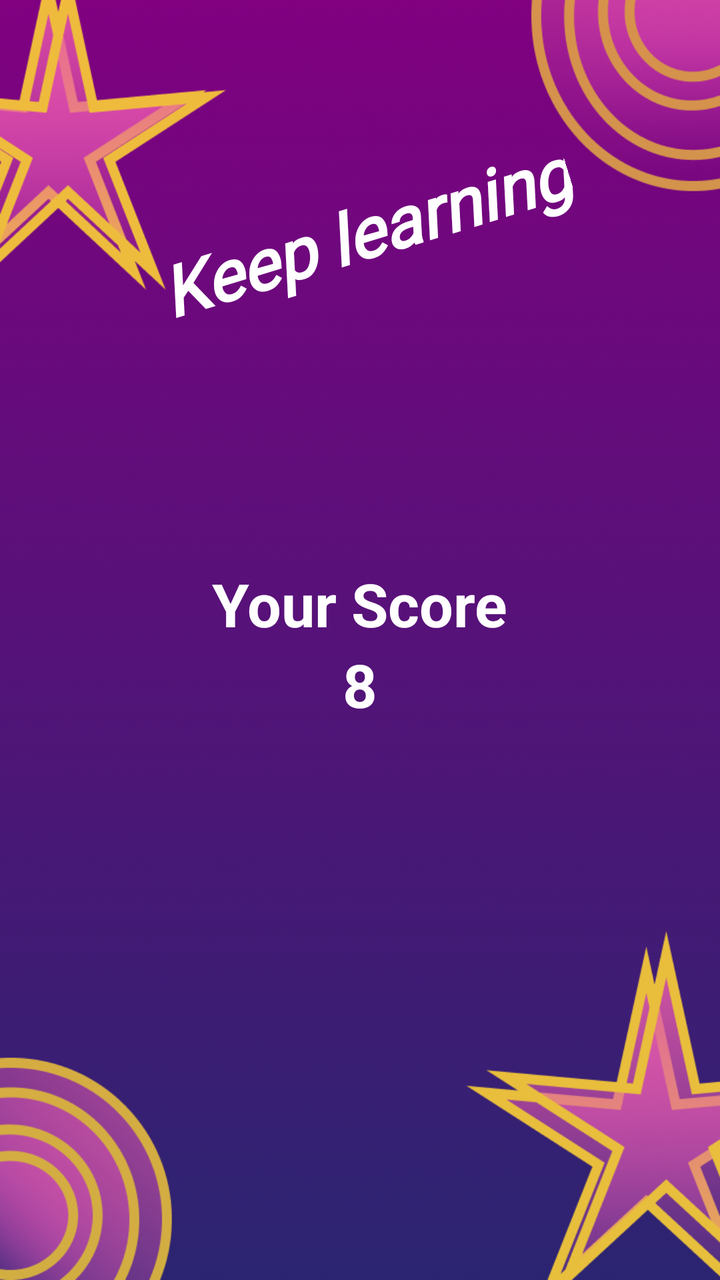
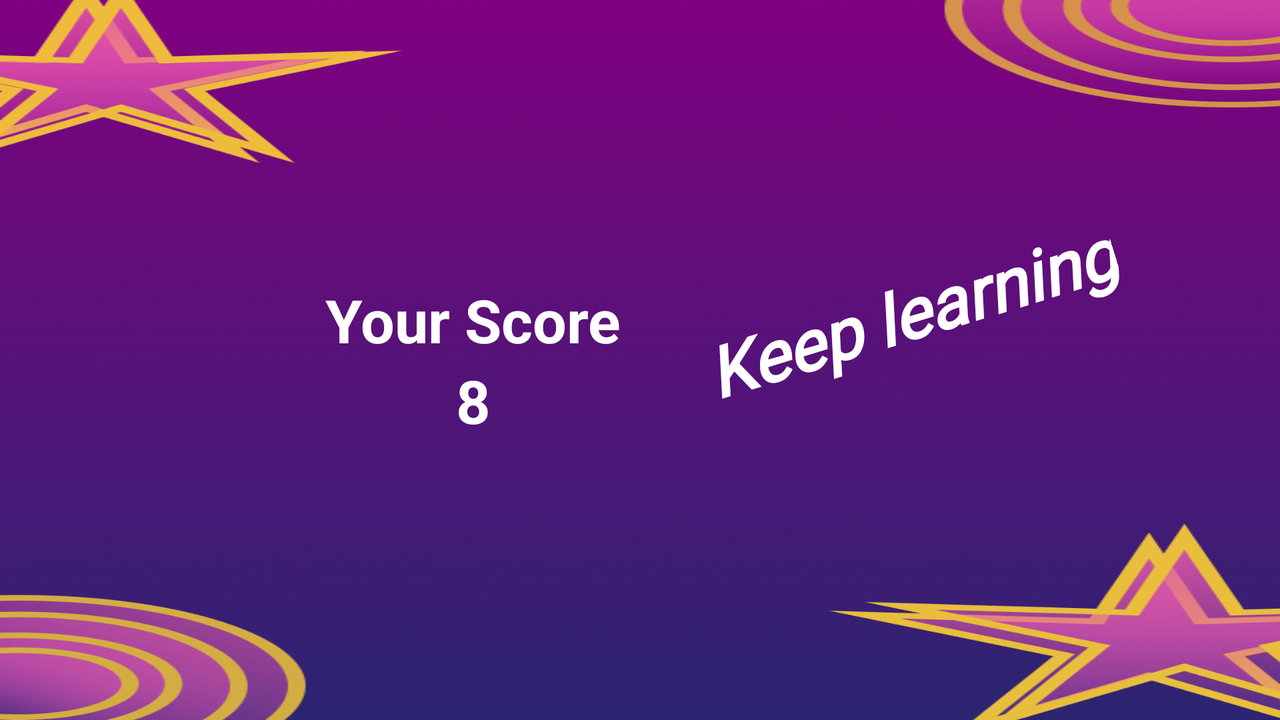

Compare how this app lays out the same screen by default and in its alternative resource folder. The renders come first, then the two layout files and the values they reference.
<!-- AndroidManifest.xml: application theme Theme.Quiz -->
<!-- res/layout/fragment_scrore_screen.xml -->
<?xml version="1.0" encoding="utf-8"?>
<androidx.constraintlayout.widget.ConstraintLayout xmlns:android="http://schemas.android.com/apk/res/android"
    xmlns:app="http://schemas.android.com/apk/res-auto"
    xmlns:tools="http://schemas.android.com/tools"
    android:layout_width="match_parent"
    android:layout_height="match_parent"
    android:background="@drawable/purple_bg"
    tools:context=".ui.score.ScoreScreen">


    <TextView
        android:id="@+id/score_label"
        android:layout_width="wrap_content"
        android:layout_height="wrap_content"
        android:text="@string/your_score"
        android:textColor="@color/white"
        android:textSize="30sp"
        android:textStyle="bold"
        app:layout_constraintBottom_toTopOf="@+id/final_score"
        app:layout_constraintEnd_toEndOf="@+id/view2"
        app:layout_constraintStart_toStartOf="@+id/view2"
        app:layout_constraintTop_toBottomOf="@+id/view2" />

    <TextView
        android:id="@+id/final_score"
        android:layout_width="wrap_content"
        android:layout_height="wrap_content"
        android:textColor="@color/white"
        android:textSize="30sp"
        android:textStyle="bold"
        app:layout_constraintBottom_toTopOf="@+id/replay"
        app:layout_constraintEnd_toEndOf="@+id/score_label"
        app:layout_constraintStart_toStartOf="@+id/score_label"
        app:layout_constraintTop_toBottomOf="@+id/score_label"
        tools:text="8" />

    <View
        android:id="@+id/view2"
        android:layout_width="100dp"
        android:layout_height="100dp"
        android:layout_marginStart="8dp"
        android:layout_marginTop="8dp"
        android:layout_marginEnd="8dp"
        android:background="@drawable/trophy"
        app:layout_constraintBottom_toTopOf="@+id/score_label"
        app:layout_constraintEnd_toEndOf="parent"
        app:layout_constraintStart_toStartOf="parent"
        app:layout_constraintTop_toTopOf="parent"
        app:layout_constraintVertical_chainStyle="packed" />

    <View
        android:id="@+id/replay"
        android:layout_width="80dp"
        android:layout_height="80dp"
        android:layout_marginTop="16dp"
        android:layout_marginBottom="8dp"
        android:background="@drawable/replay_btn_background"
        app:layout_constraintBottom_toBottomOf="parent"
        app:layout_constraintEnd_toEndOf="@+id/final_score"
        app:layout_constraintStart_toStartOf="@+id/final_score"
        app:layout_constraintTop_toBottomOf="@+id/final_score"
        tools:ignore="SpeakableTextPresentCheck" />

    <TextView
        android:id="@+id/message"
        android:layout_width="wrap_content"
        android:layout_height="wrap_content"
        android:layout_marginStart="@dimen/normal_margin"
        android:layout_marginTop="@dimen/normal_margin"
        android:layout_marginEnd="@dimen/normal_margin"
        android:layout_marginBottom="@dimen/normal_margin"
        android:fontFamily="@font/dancing_script"
        android:rotation="-17"
        android:textAlignment="center"
        android:textColor="@color/white"
        android:textSize="@dimen/extra_extra_large_size"
        android:textStyle="bold|italic"
        app:layout_constraintBottom_toTopOf="@+id/view2"
        app:layout_constraintEnd_toEndOf="parent"
        app:layout_constraintHorizontal_bias="0.52"
        app:layout_constraintStart_toStartOf="parent"
        app:layout_constraintTop_toTopOf="parent"
        app:layout_constraintVertical_bias="0.74"
        tools:text="Keep learning" />

</androidx.constraintlayout.widget.ConstraintLayout>
<!-- resources referenced by this layout -->
<resources>
  <color name="white">#FFFFFFFF</color>
  <dimen name="extra_extra_large_size">35sp</dimen>
  <dimen name="normal_margin">16dp</dimen>
  <!-- drawable purple_bg: png bitmap (drawable, 447543 bytes) -->
  <!-- drawable replay_btn_background (drawable) -->
  <?xml version="1.0" encoding="utf-8"?>
  <layer-list xmlns:android="http://schemas.android.com/apk/res/android">
      <item>
          <shape android:shape="oval">
              <solid android:color="@color/red"/>
          </shape>
      </item>
      <item
          android:drawable="@drawable/replay_btn"
          android:bottom="2dp"
          android:left="2dp"
          android:right="2dp"
          android:top="2dp"/>
  </layer-list>
      
      
  
      
      
      
      
      
      
      
      
  
      
  <string name="your_score">Your Score</string>
  <style name="Theme.Quiz" parent="Theme.MaterialComponents.DayNight.NoActionBar">
          
          <item name="colorPrimary">#CA16CA</item>
          <item name="colorPrimaryVariant">#800080</item>
          <item name="colorOnPrimary">@color/white</item>
          
          <item name="colorSecondary">@color/teal_200</item>
          <item name="colorSecondaryVariant">@color/teal_700</item>
          <item name="colorOnSecondary">#7E7E7E</item>
          
          <item name="android:statusBarColor">?attr/colorPrimaryVariant</item>
          
      </style>
  <color name="red">#E9EE4F4F</color>
  <color name="teal_200">#FF03DAC5</color>
  <color name="teal_700">#FF018786</color>
</resources>
<!-- res/layout-land/fragment_scrore_screen.xml (the repository's variant of the layout above) -->
<!-- drawn on the phone turned sideways -->
<?xml version="1.0" encoding="utf-8"?>
<androidx.constraintlayout.widget.ConstraintLayout xmlns:android="http://schemas.android.com/apk/res/android"
    xmlns:app="http://schemas.android.com/apk/res-auto"
    xmlns:tools="http://schemas.android.com/tools"
    android:layout_width="match_parent"
    android:layout_height="match_parent"
    android:background="@drawable/purple_bg"
    tools:context=".ui.score.ScoreScreen">


    <TextView
        android:id="@+id/score_label"
        android:layout_width="wrap_content"
        android:layout_height="wrap_content"
        android:text="@string/your_score"
        android:textColor="@color/white"
        android:textSize="30sp"
        android:textStyle="bold"
        app:layout_constraintBottom_toTopOf="@+id/final_score"
        app:layout_constraintEnd_toEndOf="@+id/view2"
        app:layout_constraintStart_toStartOf="@+id/view2"
        app:layout_constraintTop_toBottomOf="@+id/view2" />

    <TextView
        android:id="@+id/final_score"
        android:layout_width="wrap_content"
        android:layout_height="wrap_content"
        android:textColor="@color/white"
        android:textSize="30sp"
        android:textStyle="bold"
        app:layout_constraintBottom_toTopOf="@+id/replay"
        app:layout_constraintEnd_toEndOf="@+id/score_label"
        app:layout_constraintStart_toStartOf="@+id/score_label"
        app:layout_constraintTop_toBottomOf="@+id/score_label"
        tools:text="8" />

    <View
        android:id="@+id/view2"
        android:layout_width="100dp"
        android:layout_height="100dp"
        android:layout_marginStart="8dp"
        android:layout_marginTop="8dp"
        android:layout_marginEnd="8dp"
        android:background="@drawable/trophy"
        app:layout_constraintBottom_toTopOf="@+id/score_label"
        app:layout_constraintEnd_toEndOf="parent"
        app:layout_constraintHorizontal_bias="0.341"
        app:layout_constraintStart_toStartOf="parent"
        app:layout_constraintTop_toTopOf="parent"
        app:layout_constraintVertical_bias="0.42000002"
        app:layout_constraintVertical_chainStyle="packed" />

    <View
        android:id="@+id/replay"
        android:layout_width="80dp"
        android:layout_height="80dp"
        android:layout_marginTop="8dp"
        android:layout_marginBottom="8dp"
        android:background="@drawable/replay_btn_background"
        app:layout_constraintBottom_toBottomOf="parent"
        app:layout_constraintEnd_toEndOf="@+id/final_score"
        app:layout_constraintStart_toStartOf="@+id/final_score"
        app:layout_constraintTop_toBottomOf="@+id/final_score"
        tools:ignore="SpeakableTextPresentCheck" />

    <TextView
        android:id="@+id/message"
        android:layout_width="wrap_content"
        android:layout_height="wrap_content"
        android:layout_marginStart="8dp"
        android:layout_marginEnd="@dimen/normal_margin"
        android:fontFamily="@font/dancing_script"
        android:rotation="-17"
        android:textAlignment="center"
        android:textColor="@color/white"
        android:textSize="@dimen/extra_extra_large_size"
        android:textStyle="bold|italic"
        app:layout_constraintBottom_toBottomOf="parent"
        app:layout_constraintEnd_toEndOf="parent"
        app:layout_constraintHorizontal_bias="0.33"
        app:layout_constraintStart_toEndOf="@+id/score_label"
        app:layout_constraintTop_toTopOf="parent"
        app:layout_constraintVertical_bias="0.423"
        tools:text="Keep learning" />

</androidx.constraintlayout.widget.ConstraintLayout>
